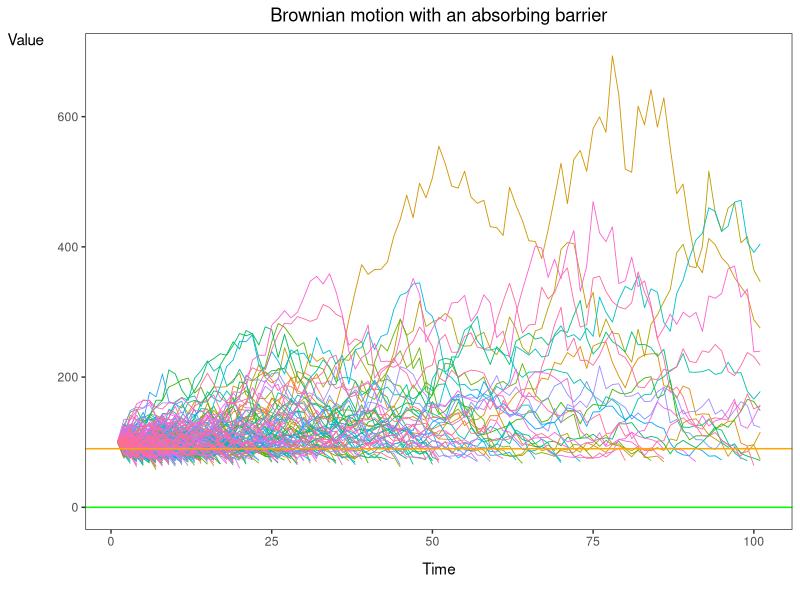
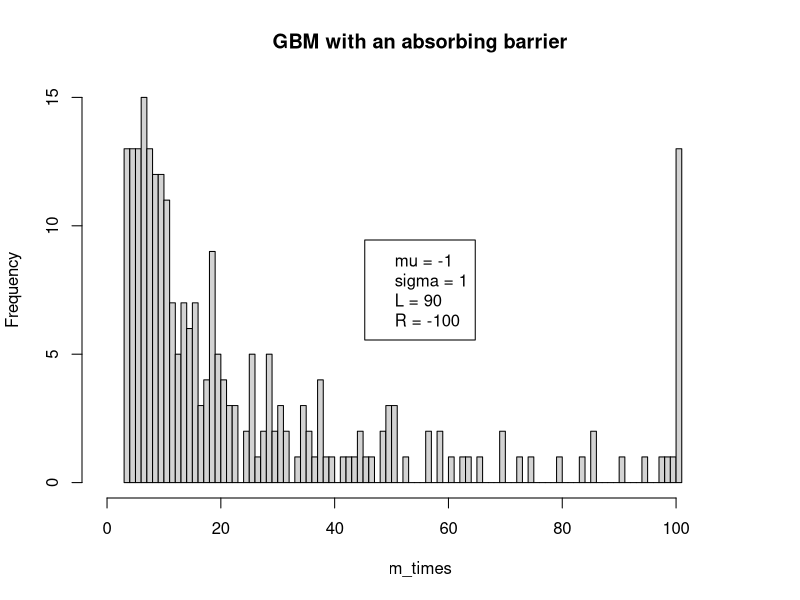

Write the R code that produced these figures, in order.
### Survival and hazard functions of hitting times 

# The necessary packages
#install.packages("survminer")
#install.packages("survival")
#install.packages("dplyr")

# The necessary libraries 
library(ggplot2)
library(reshape2)
library(parallel)
library(survminer)
library(survival)
library(dplyr)

### The BM functions 

## Arithmetic Brownian Motion (resamples until the value is below the boundary)  
my_abm <- function(nsim, t0, t, n, X0, mu, sigma, L, R){ 
  
  dt <- t/n 
  time <- seq(from = t0, to = t, by = dt)   
  initial <- X0  
  X <- matrix(nrow = nsim, ncol = length(time)) 
  X[1:nsim, 1] <- X0
  event_time <- numeric(length = nsim) 
  event_status <- numeric(length = nsim) 
  
  for(i in 1:nrow(X)){
    for(j in 2:length(time)){
      X[i,j] <- X0 + mu * dt + sigma * sqrt(dt) * rnorm(n = 1, mean = 0, sd = 1)
      
      while(X[i,j] > R){ # simulate data as long as it's above the reflecting barrier 
        X[i,j] <- X0 + mu * dt + sigma * sqrt(dt) * rnorm(n = 1, mean = 0, sd = 1)
        
        if(X[i,j] <= R) { # if we are below or equal, the value stays the same
        X[i,j] <- X[i,j]
        }
      }
      
      if(X[i,j] > L & j < ncol(X)){ 
        X0 <- X[i,j] 
        
        } else if(X[i,j] > L & j == ncol(X)){
        X0 <- initial 
        event_time[i] <- ncol(X) 
        event_status[i] <- 0 
        
        } else if(X[i,j] <= L){ 
        X[i,j] <- L
        X0 <- initial 
        event_time[i] <- j 
        event_status[i] <- 1
        break
      }
    }
    values <- list("Values" = X, "Event time" = event_time, "Event status" = event_status)
  }
    return(values)
}


## Geometric Brownian Motion (the new value is the barrier value until it is below)
my_gbm <- function(nsim, t0, t, n, X0, mu, sigma, L, R){ 
  dt <- t/n 
  sig2 <- sigma^2 
  time <- seq(from = t0, to = t, by = dt)  
  
  initial <- X0  
  X <- matrix(nrow = nsim, ncol = length(time)) 
  X[1:nsim, 1] <- X0 
  event_time <- numeric(length = nsim)
  event_status <- numeric(length = nsim)
  
  for(i in 1:nrow(X)){
    for(j in 2:length(time)){
      X[i,j] <- X0 * exp(((mu - 0.5 * sig2) * dt) + (sigma * sqrt(dt) * rnorm(n = 1, mean = 0, sd = 1))) # the formula for the next value of BM
      
      if(X[i,j] > R){ # if above the barrier, the new value is the barrier level 
        X[i,j] <- R

        } else if(X[i,j] <= R) { # otherwise it's the simulated value 
          X[i,j] <- X[i,j]
          }
      
      if(X[i,j] > L & j < ncol(X)){ 
        X0 <- X[i,j] 
        
      } else if(X[i,j] > L & j == ncol(X)){
        X0 <- initial 
        event_time[i] <- ncol(X) 
        event_status[i] <- 0 
        
      } else if(X[i,j] <= L){ 
        X0 <- initial 
        event_time[i] <- j 
        event_status[i] <- 1 
        break
        
      }
    }
    values <- list("Values" = X, "Event time" = event_time, "Event status" = event_status)
  }
  return(values)
}

## Geometric Brownian Motion (reflects back; the new value is the previous value)
my_gbm <- function(nsim, t0, t, n, X0, mu, sigma, L, R){
  dt <- t/n 
  sig2 <- sigma^2 
  time <- seq(from = t0, to = t, by = dt)  
  
  initial <- X0  
  X <- matrix(nrow = nsim, ncol = length(time)) 
  X[1:nsim, 1] <- X0 
  event_time <- numeric(length = nsim)
  event_status <- numeric(length = nsim)
  
  for(i in 1:nrow(X)){
    for(j in 2:length(time)){
      X[i,j] <- X0 * exp(((mu - 0.5 * sig2) * dt) + (sigma * sqrt(dt) * rnorm(n = 1, mean = 0, sd = 1))) # the formula for the next value of BM
      
      if(X[i,j] > R){ # if above the barrier, the value does not change 
        X[i,j] <- X[i,j-1]

      } else if(X[i,j] <= R) { # otherwise it's the simulated value 
        X[i,j] <- X[i,j]
      }
      
      if(X[i,j] > L & j < ncol(X)){ 
        X0 <- X[i,j] 
        
      } else if(X[i,j] > L & j == ncol(X)){
        X0 <- initial 
        event_time[i] <- ncol(X) 
        event_status[i] <- 0 
        
      } else if(X[i,j] <= L){ 
        X0 <- initial 
        event_time[i] <- j 
        event_status[i] <- 1 
        break
        
      }
    }
    values <- list("Values" = X, "Event time" = event_time, "Event status" = event_status)
  }
  return(values)
}



### Visualizations
bmplot <- function(x, nsim, n, L, R, ylim, title){ # x is the matrix output of the BM functions, n is the number of simulations, t is the vector of time points, as in the BM functions 
  rownames(x) <- paste("sim", seq(nsim), sep = "") # the number of simulations / rows
  colnames(x) <- paste("time", seq(0:n), sep = "") # the number of time points - 0:100 at the moment / columns 
  dat <- as.data.frame(x) # creating the data frame for ggplot 
  dat$sim <- rownames(dat)
  mdat <- melt(dat, id.vars = "sim")
  mdat$time <- as.numeric(gsub("time", "", mdat$variable))
  
  p <- ggplot(data = mdat, mapping = aes(x = time, y = value, group = sim)) +
    theme_bw() +
    theme(panel.grid = element_blank(), 
          plot.title = element_text(hjust = 0.5),
          axis.title.y = element_text(angle = 0, size = 11, margin = margin(t = 0, r = 10, b = 0, l = 0)), 
          axis.title.x = element_text(margin = margin(t = 10, b = 10))) +
    geom_line(size = 0.3, alpha = 1, aes(color = sim), show.legend = FALSE) + 
    ggtitle(title) + xlab("Time") + ylab("Value") + ylim(ylim) + 
    geom_hline(yintercept = L, color = "orange", size = 0.5) +
    geom_hline(yintercept = R, color = "green", size = 0.5)
  return(p)
}

### Simulations
RNGkind("L'Ecuyer-CMRG") # this is the random number generator needed in parallel processing 
detectCores() # tells you the number of cores your computer can use for the simulations 

## Storing the values: These two functions will allow us to nealty store the resutls. It is easier to 
## define them before running the simulations. I wrote them because the results of parallel simulations are a mess. 

# The BM values 
values <- function(x, nsim, n){
  u <- unlist(x)
  u <- u[-which(names(u) == "Event time")]
  u <- u[-which(names(u) == "Event status")]  
  m <- matrix(data = u, nrow = nsim, ncol = length(0:n), byrow = TRUE)
  df <- data.frame(x = t(m), row.names = paste0("Time", 0:n, ""))
  colnames(x = df) <- paste0("Sim", 1:nsim, "")
  store <- list(m, df)
  return(store)
}

# The hitting times 
times <- function(x, nsim, n){
  u <- unlist(x)
  u <- u[-which(names(u) != "Event time")]
  m <- matrix(data = u, nrow = nsim, ncol = 1, byrow = TRUE)
  df <- data.frame(x = m, row.names = paste0("Sim", 1:nsim, ""))
  colnames(x = df) <- "Hitting time"
  store <- list(m, df)
  return(store)
}

# The event / censoring times 
events <- function(x, nsim, n){
  u <- unlist(x)
  u <- u[-which(names(u) != "Event status")]
  m <- matrix(data = u, nrow = nsim, ncol = 1, byrow = TRUE)
  df <- data.frame(x = m, row.names = paste0("Sim", 1:nsim, ""))
  colnames(x = df) <- "Event"
  store <- list(m, df)
  return(store)
}

## Parallel runs 
f <- function(i){ # specify the desired function and parameter values here
  my_gbm(nsim = 1, t0 = 0, t = 1, n = 100, X0 = 100, mu = -1, sigma = 1, L = 75, R = 100000000) 
  #my_abm(nsim = 1, t0 = 0, t = 1, n = 1000, X0 = 1, mu = -1, sigma = 1, L = 0.65, R = 1.01)
}

set.seed(1)
res <- mclapply(X = 1:250, f, mc.cores = 8, mc.set.seed = TRUE)

v <- values(x = res, nsim = 250, n = 100) # indexing the BM values 
m_val <- v[[1]] # BM values in a matrix (goes into the plotting function)
df_val <- v[[2]] # BM values in a data frame

t <- times(x = res, nsim = 250, n = 100) # indexing the hitting times 
m_times <- t[[1]] # in a matrix (for histograms)
df_times <- t[[2]] # in a data frame 

e <- events(x = res, nsim = 250, n = 100)
m_event <- e[[1]] # in a matrix
df_event <- e[[2]]

p <- bmplot(x = m_val, nsim = 250, n = 100, L = 90, R = 0, ylim = c(min(m_val), max(m_val)), # Define the range of the y-axis  
            title = "Brownian motion with an absorbing barrier")
print(p)

# Histogram of hitting times
hist(m_times, breaks = 100, xlim = c(0, 110), main = 'GBM with an absorbing barrier')
legend(x = "center", legend = c('mu = -1', 'sigma = 1', 'L = 90', 'R = -100'))











